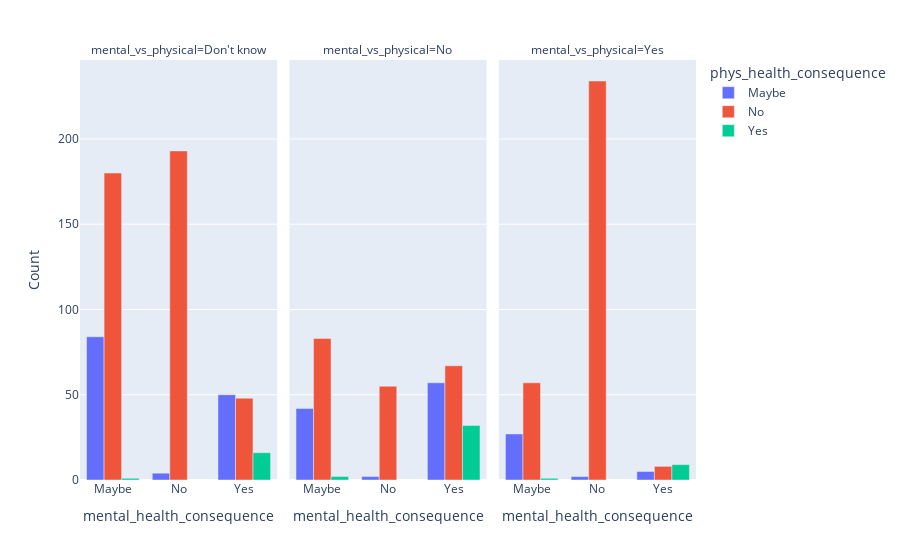

Notebook cell for this chart:
### Code cell
temp_grp_df = df.groupby(['mental_health_consequence','phys_health_consequence','mental_vs_physical']).count()
temp_grp_df.reset_index(drop=False, inplace=True)

fig = px.bar(temp_grp_df, x='mental_health_consequence', y='Age', labels={'Age':'Count'}, orientation='v', color='phys_health_consequence', facet_col='mental_vs_physical',barmode='group')
fig.show()

### Figure 1 — Plotly figure (JSON) as saved in the notebook; plotly's stock layout.template omitted (floating-point values rounded to 4 significant figures)
{"data": [{"alignmentgroup": "True", "hovertemplate": "phys_health_consequence=Maybe<br>mental_vs_physical=Don't know<br>mental_health_consequence=%{x}<br>Count=%{y}<extra></extra>", "legendgroup": "Maybe", "marker": {"color": "#636efa", "pattern": {"shape": ""}}, "name": "Maybe", "offsetgroup": "Maybe", "orientation": "v", "showlegend": true, "textposition": "auto", "type": "bar", "x": ["Maybe", "No", "Yes"], "xaxis": "x", "y": [84, 4, 50], "yaxis": "y"}, {"alignmentgroup": "True", "hovertemplate": "phys_health_consequence=Maybe<br>mental_vs_physical=No<br>mental_health_consequence=%{x}<br>Count=%{y}<extra></extra>", "legendgroup": "Maybe", "marker": {"color": "#636efa", "pattern": {"shape": ""}}, "name": "Maybe", "offsetgroup": "Maybe", "orientation": "v", "showlegend": false, "textposition": "auto", "type": "bar", "x": ["Maybe", "No", "Yes"], "xaxis": "x2", "y": [42, 2, 57], "yaxis": "y2"}, {"alignmentgroup": "True", "hovertemplate": "phys_health_consequence=Maybe<br>mental_vs_physical=Yes<br>mental_health_consequence=%{x}<br>Count=%{y}<extra></extra>", "legendgroup": "Maybe", "marker": {"color": "#636efa", "pattern": {"shape": ""}}, "name": "Maybe", "offsetgroup": "Maybe", "orientation": "v", "showlegend": false, "textposition": "auto", "type": "bar", "x": ["Maybe", "No", "Yes"], "xaxis": "x3", "y": [27, 2, 5], "yaxis": "y3"}, {"alignmentgroup": "True", "hovertemplate": "phys_health_consequence=No<br>mental_vs_physical=Don't know<br>mental_health_consequence=%{x}<br>Count=%{y}<extra></extra>", "legendgroup": "No", "marker": {"color": "#EF553B", "pattern": {"shape": ""}}, "name": "No", "offsetgroup": "No", "orientation": "v", "showlegend": true, "textposition": "auto", "type": "bar", "x": ["Maybe", "No", "Yes"], "xaxis": "x", "y": [180, 193, 48], "yaxis": "y"}, {"alignmentgroup": "True", "hovertemplate": "phys_health_consequence=No<br>mental_vs_physical=No<br>mental_health_consequence=%{x}<br>Count=%{y}<extra></extra>", "legendgroup": "No", "marker": {"color": "#EF553B", "pattern": {"shape": ""}}, "name": "No", "offsetgroup": "No", "orientation": "v", "showlegend": false, "textposition": "auto", "type": "bar", "x": ["Maybe", "No", "Yes"], "xaxis": "x2", "y": [83, 55, 67], "yaxis": "y2"}, {"alignmentgroup": "True", "hovertemplate": "phys_health_consequence=No<br>mental_vs_physical=Yes<br>mental_health_consequence=%{x}<br>Count=%{y}<extra></extra>", "legendgroup": "No", "marker": {"color": "#EF553B", "pattern": {"shape": ""}}, "name": "No", "offsetgroup": "No", "orientation": "v", "showlegend": false, "textposition": "auto", "type": "bar", "x": ["Maybe", "No", "Yes"], "xaxis": "x3", "y": [57, 234, 8], "yaxis": "y3"}, {"alignmentgroup": "True", "hovertemplate": "phys_health_consequence=Yes<br>mental_vs_physical=Don't know<br>mental_health_consequence=%{x}<br>Count=%{y}<extra></extra>", "legendgroup": "Yes", "marker": {"color": "#00cc96", "pattern": {"shape": ""}}, "name": "Yes", "offsetgroup": "Yes", "orientation": "v", "showlegend": true, "textposition": "auto", "type": "bar", "x": ["Maybe", "Yes"], "xaxis": "x", "y": [1, 16], "yaxis": "y"}, {"alignmentgroup": "True", "hovertemplate": "phys_health_consequence=Yes<br>mental_vs_physical=No<br>mental_health_consequence=%{x}<br>Count=%{y}<extra></extra>", "legendgroup": "Yes", "marker": {"color": "#00cc96", "pattern": {"shape": ""}}, "name": "Yes", "offsetgroup": "Yes", "orientation": "v", "showlegend": false, "textposition": "auto", "type": "bar", "x": ["Maybe", "Yes"], "xaxis": "x2", "y": [2, 32], "yaxis": "y2"}, {"alignmentgroup": "True", "hovertemplate": "phys_health_consequence=Yes<br>mental_vs_physical=Yes<br>mental_health_consequence=%{x}<br>Count=%{y}<extra></extra>", "legendgroup": "Yes", "marker": {"color": "#00cc96", "pattern": {"shape": ""}}, "name": "Yes", "offsetgroup": "Yes", "orientation": "v", "showlegend": false, "textposition": "auto", "type": "bar", "x": ["Maybe", "Yes"], "xaxis": "x3", "y": [1, 9], "yaxis": "y3"}], "layout": {"annotations": [{"font": {}, "showarrow": false, "text": "mental_vs_physical=Don't know", "x": 0.16, "xanchor": "center", "xref": "paper", "y": 1, "yanchor": "bottom", "yref": "paper"}, {"font": {}, "showarrow": false, "text": "mental_vs_physical=No", "x": 0.5, "xanchor": "center", "xref": "paper", "y": 1, "yanchor": "bottom", "yref": "paper"}, {"font": {}, "showarrow": false, "text": "mental_vs_physical=Yes", "x": 0.84, "xanchor": "center", "xref": "paper", "y": 1, "yanchor": "bottom", "yref": "paper"}], "barmode": "group", "legend": {"title": {"text": "phys_health_consequence"}, "tracegroupgap": 0}, "margin": {"t": 60}, "xaxis": {"anchor": "y", "domain": [0, 0.32], "title": {"text": "mental_health_consequence"}}, "xaxis2": {"anchor": "y2", "domain": [0.34, 0.66], "matches": "x", "title": {"text": "mental_health_consequence"}}, "xaxis3": {"anchor": "y3", "domain": [0.68, 1.0], "matches": "x", "title": {"text": "mental_health_consequence"}}, "yaxis": {"anchor": "x", "domain": [0, 1], "title": {"text": "Count"}}, "yaxis2": {"anchor": "x2", "domain": [0, 1], "matches": "y", "showticklabels": false}, "yaxis3": {"anchor": "x3", "domain": [0, 1], "matches": "y", "showticklabels": false}}}
